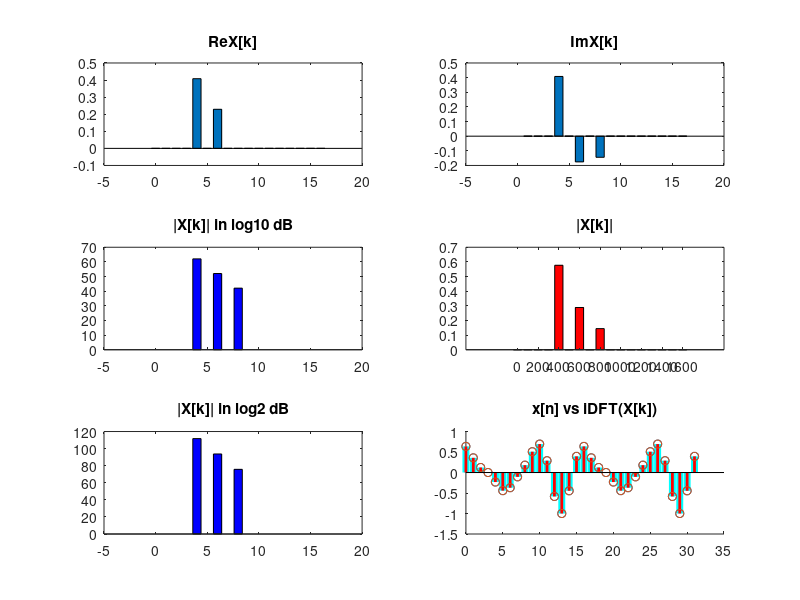

Recreate this plot in MATLAB.
n = 32;
N = [0:n-1];

% cosine and sine components
% Each k in the Spectral domain denotes a single frequency of cosine/sine was used
% the magnitude denotes the effect of that kth frequency in the input
% correllation

% Coefficients - +-127 (8 bit signed)
ReX_coeff = zeros( n/2 , n );
ImX_coeff = zeros( n/2 , n );

scale=1;

for k = 0:(n/2)
	ReX_coeff(k+1,:) = scale * cos(2*pi*k*N / n);
	ImX_coeff(k+1,:) = scale * sin(2*pi*k*N / n);
	k
end

% k=4;
% clf;
% hold on;
% plot (M,ImX_coeff_plot(k,:),'r');
% stem(N,ImX_coeff(k,:));
% hold off;

% sampled signals are here
% N points sampled - can be anything. But then you'll run DFT on N points each time
% max amplitude of pretend signal should be +-127 = 8 bits (coz thats what we constrained in the DFT coeff)
FS = 3200;

t = 1:n;
x1 = 1 * sin(2*pi*400*t / FS);
x2 = 0.5 * sin((2*pi*600*t / FS)  +  pi/3);
x3 = 0.25 * cos((2*pi*800*t / FS ));

x = x1 + x2 + x3;
% x = x-min(x);
x = x/max(abs(x));
%tx = floor (x * scale);
tx = x;
% DFT
ReX = zeros(1,n/2);
ImX = zeros(1,n/2);

for k = 0:(n/2)
	ReX(k+1) = sum ( ReX_coeff(k+1,:) .* tx);
	ImX(k+1) = -1 * sum ( ImX_coeff(k+1,:) .* tx);
end

ReX /= scale * n/2;
ImX /= -1 * scale *  n/2;
ReX(1) /=2;
ReX(n/2) /= 2;

% Inverse DFT
y = zeros(1,n-1);
k = 0:n/2;
for ii = 0:n-1
		y(ii+1) = sum(ReX .* cos(2*pi*ii* k / n)) +  sum(ImX .* sin(2*pi*ii* k / n)) ;
end


dftX = sqrt( ReX.^2 + ImX.^2);
%dftX(dftX<1e-4) = 0; %pretty graph - Magnitude of DFT

% log graph
log_dftX = dftX*128;
log_dftX(log_dftX<1e-4)=1;
log_dftX = 10 * log2 (log_dftX);
log_dftX(log_dftX<1) = 0;

% log2 graph
% 18 scale if 128
% 32 scale if 256
log2_dftX=dftX*128;
log2_dftX(log2_dftX<1e-4)=1;
log2_dftX = 18 * log2 (log2_dftX);
log2_dftX(log_dftX<1) = 0;

clf;
subplot (3,2,1);
	bar (0:n/2, ReX);
	title("ReX[k]");
subplot (3,2,2);
	bar (0:n/2, ImX);
	title("ImX[k]");
subplot (3,2,3);
	bar (0:n/2, log_dftX,"facecolor", "b");
	title("|X[k]| in log10 dB");
subplot (3,2,4);
	bar (0:n/2, dftX,"facecolor", "r");
	title("|X[k]|");
	set(gca,'XTick',0:2:n/2)
	xt = get(gca,'XTick');
    for ii = 1:length(xt)
        xtl{ii} = sprintf('%.0f', (xt(ii) * (FS/n)));
    end
    set(gca,'XTickLabel',xtl);
subplot (3,2,5);
	bar (0:n/2, log2_dftX,"facecolor", "b");
	title("|X[k]| in log2 dB");
subplot (3,2,6);
	hold on;
	stem (N, tx, "color", "cyan","linewidth",5);
	stem (N, y, "color","red","linewidth",2);
	title("x[n] vs iDFT(X[k])");
	hold off;